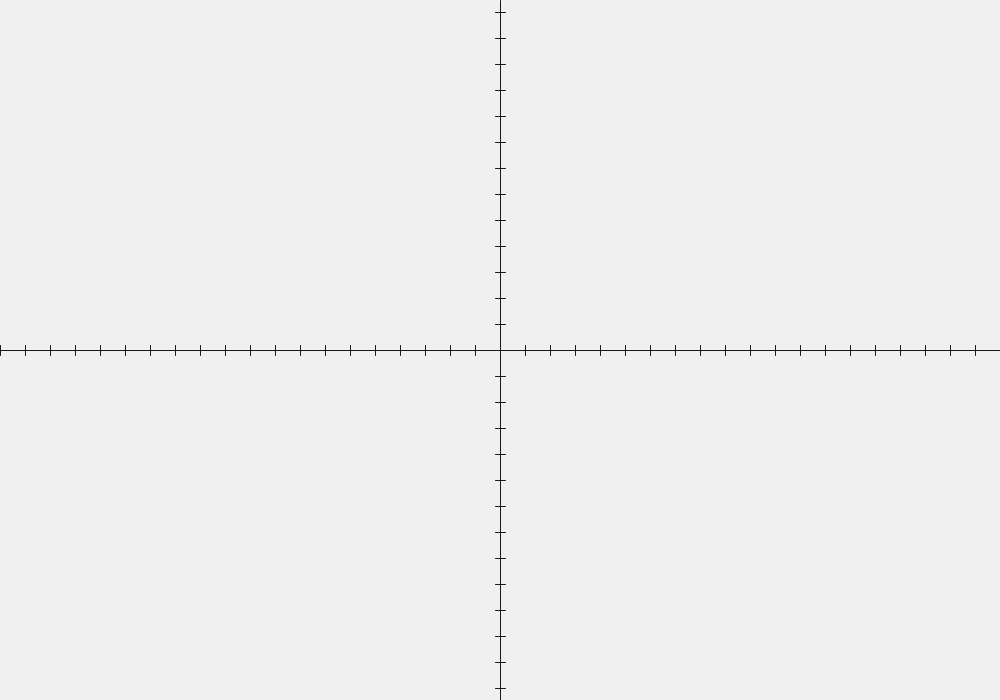
Frame 1 (no input)
Frame 60 (the mouse pressed at the canvas centre just before this capture): identical to frame 1, image omitted
Frame 120 (the mouse held since frame 60 and released just before this capture): identical to frame 1, image omitted

The Processing sketch that drew this single still picture (run headless with seeded random() and noise(); from frame 60 on, the mouse is pressed at the canvas centre):

// Processing sketch: driver
// ── driver.pde
// Setup the program
void setup() {
  size(1000,700);
}

// Draw iterations
void draw() {
  background(240);
  
  // Set orgin to be the center of the screen
  translate(width/2, height/2);
  
  drawPlane();
  
  
  

}

// Draw the polar plane
void drawPlane() {
  stroke(25);
  
  // Draw the plane
  line(-width/2,0,width/2,0);
  line(0,-height/2,0,height/2);
  
  // The number of dividers for X and Y, for one quadrant 
  final int sizeX = 20;
  final int sizeY = 13;
  
  final int paddingX = (width/2)/sizeX;
  final int paddingY = (height/2)/sizeY;
  final int lineLength = 5;
  
  // Draw the X lines
  int buffer = paddingX;
  for(int i = 0; i < sizeX; i++) {
    // Positive X lines
    line(buffer,-lineLength,buffer,lineLength);
    // Negative X lines
    line(-buffer,-lineLength,-buffer,lineLength);
    buffer += paddingX;
  }
  
  buffer = paddingY;
  for(int i = 0; i < sizeY; i++) {
    // Positive Y lines
    line(-lineLength,buffer,lineLength,buffer);
    
    // Negative Y lines
    line(-lineLength,-buffer,lineLength,-buffer);
    buffer += paddingY;
  }
}
